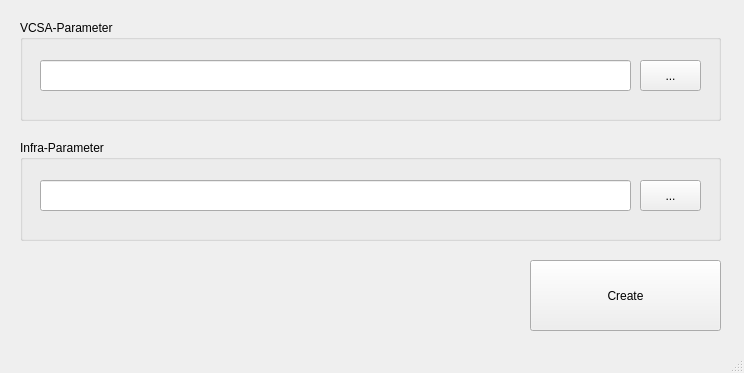
<?xml version="1.0" encoding="UTF-8"?>
<ui version="4.0">
 <class>MainWindow</class>
 <widget class="QMainWindow" name="MainWindow">
  <property name="geometry">
   <rect>
    <x>0</x>
    <y>0</y>
    <width>744</width>
    <height>373</height>
   </rect>
  </property>
  <property name="windowTitle">
   <string>MainWindow</string>
  </property>
  <widget class="QWidget" name="centralwidget">
   <widget class="QGroupBox" name="groupBox">
    <property name="geometry">
     <rect>
      <x>20</x>
      <y>20</y>
      <width>701</width>
      <height>101</height>
     </rect>
    </property>
    <property name="title">
     <string>VCSA-Parameter</string>
    </property>
    <widget class="QLineEdit" name="lineEdit">
     <property name="geometry">
      <rect>
       <x>20</x>
       <y>40</y>
       <width>591</width>
       <height>31</height>
      </rect>
     </property>
    </widget>
    <widget class="QToolButton" name="toolButton">
     <property name="geometry">
      <rect>
       <x>620</x>
       <y>40</y>
       <width>61</width>
       <height>31</height>
      </rect>
     </property>
     <property name="text">
      <string>...</string>
     </property>
    </widget>
   </widget>
   <widget class="QGroupBox" name="groupBox_2">
    <property name="geometry">
     <rect>
      <x>20</x>
      <y>140</y>
      <width>701</width>
      <height>101</height>
     </rect>
    </property>
    <property name="title">
     <string>Infra-Parameter</string>
    </property>
    <widget class="QLineEdit" name="lineEdit_2">
     <property name="geometry">
      <rect>
       <x>20</x>
       <y>40</y>
       <width>591</width>
       <height>31</height>
      </rect>
     </property>
    </widget>
    <widget class="QToolButton" name="toolButton_2">
     <property name="geometry">
      <rect>
       <x>620</x>
       <y>40</y>
       <width>61</width>
       <height>31</height>
      </rect>
     </property>
     <property name="text">
      <string>...</string>
     </property>
    </widget>
   </widget>
   <widget class="QPushButton" name="pushButton">
    <property name="geometry">
     <rect>
      <x>530</x>
      <y>260</y>
      <width>191</width>
      <height>71</height>
     </rect>
    </property>
    <property name="text">
     <string>Create</string>
    </property>
   </widget>
  </widget>
  <widget class="QStatusBar" name="statusbar"/>
 </widget>
 <resources/>
 <connections/>
</ui>
